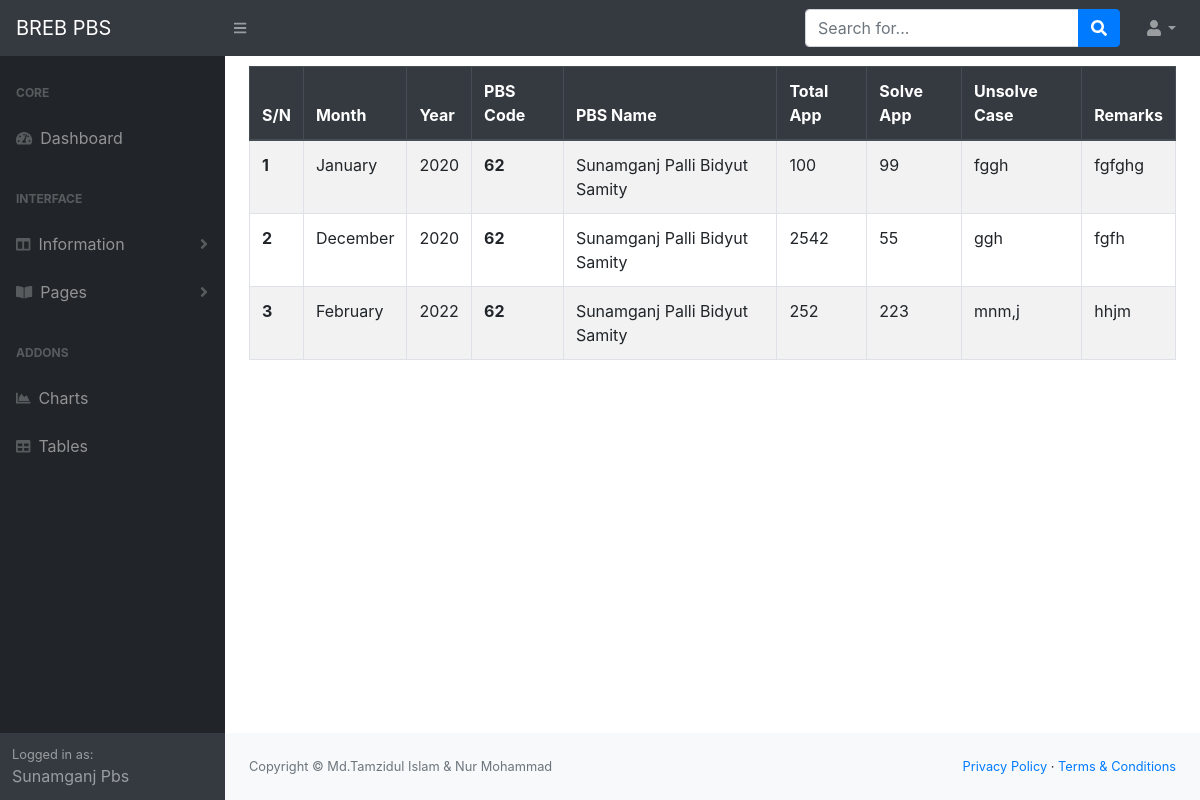
Screenshot of /my-new-con-info (signed in) with the database file from the repository.
### infoapp/models.py (models this page shows, shortened)
class NewOnlineConnection(models.Model):
    pbs_code=models.IntegerField(blank=True, null=True)
    month=models.CharField(max_length=10, blank=True, null=True)
    year=models.CharField(max_length=10,blank=True, null=True)
    total_app=models.CharField(max_length=250, blank=True,null=True)
    total_solve_app=models.CharField(max_length=250, blank=True, null=True)
    cause_of_unsolve=models.TextField(max_length=250, blank=True, null=True)
    remark=models.TextField(max_length=250, blank=True, null=True)

class PbsInfo(models.Model):
    user=models.OneToOneField(User, on_delete=models.CASCADE)
    management=models.ForeignKey(ManagementInfo,on_delete=models.CASCADE, blank=True, null=True)
    pbs_name=models.CharField(max_length=50)
    pbs_name_benglai=models.CharField(max_length=50)
    pbs_code=models.IntegerField(blank=True, null= True)
    address=models.TextField(blank=True, null=True)
    mobile_no=models.TextField(blank=True , null=True)

### infoapp/views.py (the view)
# urls.py: path('my-new-con-info', my_new_con_info , name='my_new_con_info'),
def my_new_con_info(request):
    current_user=request.user
    user_id=current_user.id
    user_pbs_info=PbsInfo.objects.get(user__pk=user_id)
    pbs_code=user_pbs_info.pbs_code
    print(pbs_code)
    my_data=NewOnlineConnection.objects.filter(pbs_code=pbs_code)
    context={'my_data':my_data,'user_pbs_info':user_pbs_info}
    return render(request, 'my_new_con_info.html',context)

### templates/my_new_con_info.html
{% extends 'base.html'%}
{% block content %}
<div class="container">
    <div class="cow">
        <table class="table table-striped table-bordered" style="margin-top: 10px;">
            <thead class="thead-dark">
              <tr>
                <th scope="col">S/N</th>
                <th scope="col">Month</th>
                <th scope="col">Year</th>
                <th scope="col">PBS Code</th>
                <th scope="col">PBS Name</th>
                <th scope="col">Total App</th>
                <th scope="col">Solve App </th>
                <th scope="col">Unsolve Case</th>
                <th scope="col">Remarks</th>
              </tr>
            </thead>
            <tbody>
                {% for my_data in my_data%}
              <tr>
                <th>{{ forloop.counter }}</th>
                <td>{{ my_data.month }}</td>
                <td>{{ my_data.year }}</td>
                <th scope="row">{{ my_data.pbs_code }}</th>
                <td>{{ user_pbs_info.pbs_name }}</td>
                <td>{{ my_data.total_app }}</td>
                <td>{{ my_data.total_solve_app }}</td>
                <td>{{ my_data.cause_of_unsolve }}</td>
                <td>{{ my_data.remark }}</td>
              </tr>
              {% endfor %}
            </tbody>
        </table>
    </div>
</div>
{% endblock %}

### templates/base.html (shortened to what this page needs)
{% load static %}
<!DOCTYPE html>
<html lang="en">
    <head>
        <link href="{% static 'css/styles.css'%}" rel="stylesheet" />
        <link href="https://cdn.datatables.net/1.10.20/css/dataTables.bootstrap4.min.css" rel="stylesheet" />
    </head>
    <body class="sb-nav-fixed">
        <nav class="sb-topnav navbar navbar-expand navbar-dark bg-dark">
            <a class="navbar-brand" href="home_page.html">BREB PBS</a>
            <button class="btn btn-link btn-sm order-1 order-lg-0" id="sidebarToggle" href="#"><i class="fas fa-bars"></i></button>
            <form class="d-none d-md-inline-block form-inline ml-auto mr-0 mr-md-3 my-2 my-md-0">
                <div class="input-group">
                    <input class="form-control" type="text" placeholder="Search for..." aria-label="Search" aria-describedby="basic-addon2" />
                    <div class="input-group-append">
                        <button class="btn btn-primary" type="button"><i class="fas fa-search"></i></button>
                    </div>
                </div>
            </form>
            <ul class="navbar-nav ml-auto ml-md-0">
                <li class="nav-item dropdown">
                    <a class="nav-link dropdown-toggle" id="userDropdown" href="#" role="button" data-toggle="dropdown" aria-haspopup="true" aria-expanded="false"><i class="fas fa-user fa-fw"></i></a>
                </li>
            </ul>
        </nav>
        <div id="layoutSidenav">
            <div id="layoutSidenav_nav">
                <nav class="sb-sidenav accordion sb-sidenav-dark" id="sidenavAccordion">
                    <div class="sb-sidenav-menu">
                        <div class="nav">
                            <div class="sb-sidenav-menu-heading">Core</div>
                            <a class="nav-link" href="index.html">
                                <div class="sb-nav-link-icon"><i class="fas fa-tachometer-alt"></i></div>
                                Dashboard
                            </a>
                            <div class="sb-sidenav-menu-heading">Interface</div>
                            <a class="nav-link collapsed" href="#" data-toggle="collapse" data-target="#collapseLayouts" aria-expanded="false" aria-controls="collapseLayouts">
                                <div class="sb-nav-link-icon"><i class="fas fa-columns"></i></div>
                                Information
                                <div class="sb-sidenav-collapse-arrow"><i class="fas fa-angle-down"></i></div>
                            </a>
                            <a class="nav-link collapsed" href="#" data-toggle="collapse" data-target="#collapsePages" aria-expanded="false" aria-controls="collapsePages">
                                <div class="sb-nav-link-icon"><i class="fas fa-book-open"></i></div>
                                Pages
                                <div class="sb-sidenav-collapse-arrow"><i class="fas fa-angle-down"></i></div>
                            </a>
                            <div class="sb-sidenav-menu-heading">Addons</div>
                            <a class="nav-link" href="charts.html">
                                <div class="sb-nav-link-icon"><i class="fas fa-chart-area"></i></div>
                                Charts
                            </a>
                            <a class="nav-link" href="tables.html">
                                <div class="sb-nav-link-icon"><i class="fas fa-table"></i></div>
                                Tables
                            </a>
                        </div>
                    </div>
                    <div class="sb-sidenav-footer">
                        <div class="small">Logged in as:</div>
                        {{ user.first_name|title}}    {{user.last_name|title}}
                    </div>
                </nav>
            </div>
            <div id="layoutSidenav_content">
                {% block content %}
                {% endblock %}
                <footer class="py-4 bg-light mt-auto">
                    <div class="container-fluid">
                        <div class="d-flex align-items-center justify-content-between small">
                            <div class="text-muted">Copyright &copy; Md.Tamzidul Islam & Nur Mohammad</div>
                            <div>
                                <a href="#">Privacy Policy</a>
                                &middot;
                                <a href="#">Terms &amp; Conditions</a>
                            </div>
                        </div>
                    </div>
                </footer>
            </div>
        </div>
    </body>
</html>

### rows the page displays
NewOnlineConnection: month "January", year "2020", pbs_code "62", total_app "100", total_solve_app "99", cause_of_unsolve "fggh", remark "fgfghg"
PbsInfo: pbs_name "Sunamganj Palli Bidyut Samity"
NewOnlineConnection: month "December", year "2020", pbs_code "62", total_app "2542", total_solve_app "55", cause_of_unsolve "ggh", remark "fgfh"
NewOnlineConnection: month "February", year "2022", pbs_code "62", total_app "252", total_solve_app "223", cause_of_unsolve "mnm,j", remark "hhjm"

### other values shown
{{ user.first_name|title }} "Sunamganj"
{{ user.last_name|title }} "Pbs"
